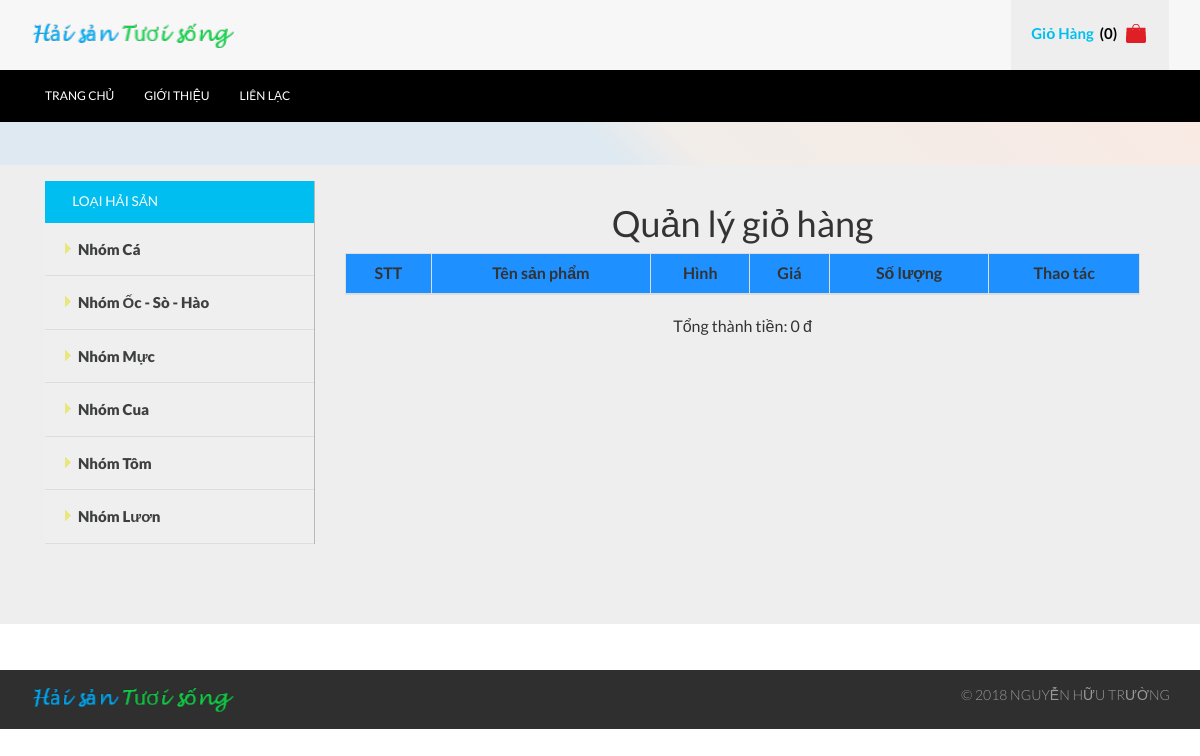
The app's page /index.php?c=4 with its own data.
### tables this page shows
CREATE TABLE `loaisanpham` (
  `MaLoaiSanPham` int(11) NOT NULL,
  `TenLoaiSanPham` varchar(45) NOT NULL,
  `BiXoa` tinyint(4) NOT NULL DEFAULT '0',
  `GioiThieu` varchar(255) DEFAULT NULL,
  `HinhURL` varchar(255) DEFAULT NULL
);

### libs/DataProvider.php (called while the page is built, shortened)
<?php
    class DataProvider {
        public static function ExecuteQuery($sql)
        {
            $connection = mysqli_connect('localhost','root','','nhtcsdlcuahang') or
                die ("Couldn't connect to database");
            mysqli_query($connection, "set names 'utf8'");
            $result = mysqli_query($connection, $sql);
            return $result;
        }
    }
?>

### modules/mLeftSide.php (the view)
<div class="col-md-3 sidebar_box">
    <div class="sidebar">
        <div class="menu_box">
            <h3 class="menu_head">Loại Hải Sản</h3>
            <ul class="menu">
            <?php
                $sql = "SELECT MaLoaiSanPham, TenLoaiSanPham FROM loaisanpham WHERE BiXoa = 0";
                $result = DataProvider::ExecuteQuery($sql);
                while($row = mysqli_fetch_array($result)){
                    ?>
                        <li class="item">
                            <a href="index.php?c=2&id=<?php echo $row['MaLoaiSanPham']; ?>">
                                <img class="arrow-img" src="images/f_menu.png" alt=""/><?php echo $row["TenLoaiSanPham"]; ?>
                            </a>
                        </li>
                    <?php
                }
            ?>
            </ul>
        </div>
    </div>
</div>

### css/style.css (style rules this page uses)
h4, h5, h6, h1, h2, h3 { margin-top: 0; }
ul, ol { margin: 0; }
html, body { font-family: 'Lato', sans-serif; font-size: 100%; background:#fff; }
body a { transition: 0.5s all; -webkit-transition: 0.5s all; -o-transition: 0.5s all; -ms-transition: 0.5s all; -moz-transition: 0.5s all; }
h3.menu_head { background:#00BFF0; padding:1em 0 1em 2em; color: #fff; text-transform: uppercase; font-size: 0.85em; margin: 0; }
.sidebar_box { padding-right:0; border-right: 1px solid #B8B8B8; }
.menu { width: auto; height: auto; padding: 0; margin:0; list-style: none; background: #efefef; }
ul { padding: 0; list-style: none; }
.menu > li > a { width: 100%; line-height: 3.5em; text-indent: 1.2em; display: block; position: relative; color: #3e3f3f; font-size:15px; text-decoration:none; border-bottom: 1px solid #ddd; font-weight:800; }
.menu > li > a img { vertical-align: baseline; margin-right: 5px; }

### records on screen
loaisanpham: TenLoaiSanPham "Nhóm Cá"
loaisanpham: TenLoaiSanPham "Nhóm Ốc - Sò - Hào"
loaisanpham: TenLoaiSanPham "Nhóm Mực"
loaisanpham: TenLoaiSanPham "Nhóm Cua"
loaisanpham: TenLoaiSanPham "Nhóm Tôm"
loaisanpham: TenLoaiSanPham "Nhóm Lươn"

### other values on screen
count($gioHang->arrSanPham) "0"
$TongThanhTien "0"
